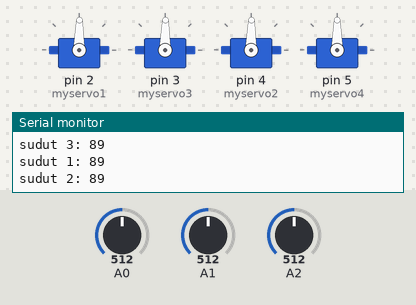
A sketch run on a simulated Arduino Uno, built with avr-gcc and run on an emulated ATmega328P. Parts: 4 × servo, the last lines printed to the serial monitor. The inputs (shaded band) are chosen by the test bench; at power-on: A0 = 512, A1 = 512, A2 = 512.

Above: at 1.2 s.
1.3 s: A0 set to 555
At 1.6 s:
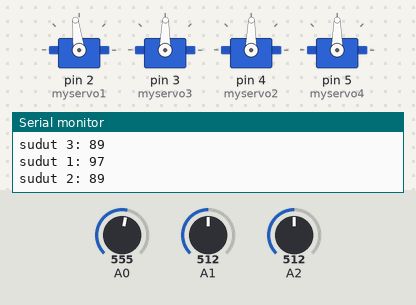
4.3 s: A0 set to 589
At 5.3 s:
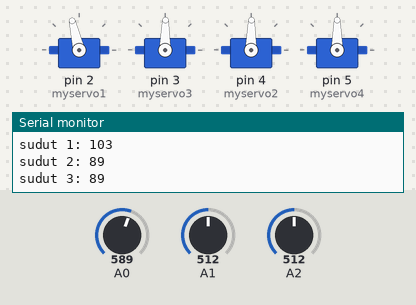
5.8 s: A1 set to 554
At 7.0 s:
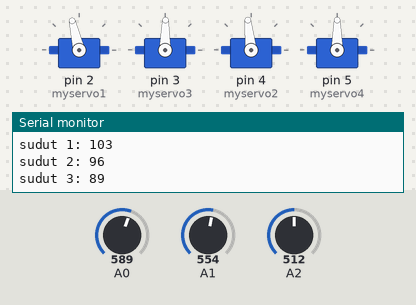
7.3 s: A1 set to 589
At 8.5 s:
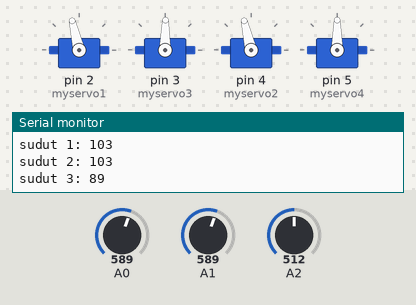
8.8 s: A2 set to 556
At 10.2 s:
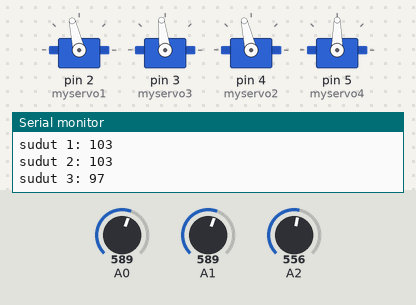
11.8 s: A2 set to 580
At 12.7 s:
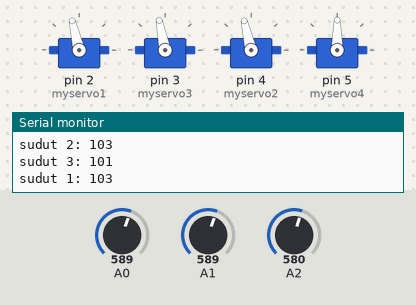
Timing chart, 0 to 14.3 s (numbered marks = the images above; inputs shaded):
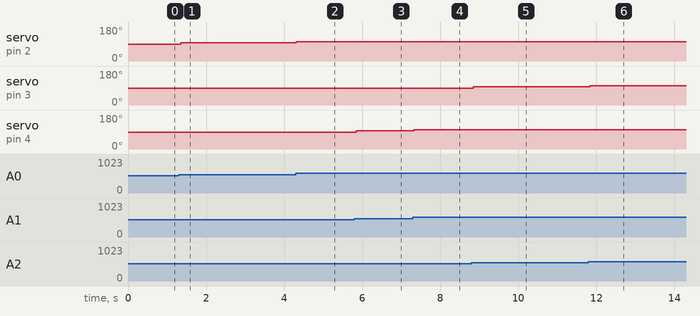

Measured:
- after the input at 1.3 s, servo on pin 2 (myservo1): 89° → 97° after 0.05 s
- after the input at 4.3 s, servo on pin 2 (myservo1): 97° → 103° at once
- after the input at 5.8 s, servo on pin 4 (myservo2): 89° → 96° after 0.05 s
- after the input at 7.3 s, servo on pin 4 (myservo2): 96° → 103° at once
- after the input at 8.8 s, servo on pin 3 (myservo3): 89° → 97° after 0.05 s
- after the input at 11.8 s, servo on pin 3 (myservo3): 97° → 101° at once

The sketch:

servo_arm.ino
```cpp
#include <Servo.h>

Servo myservo1;
Servo myservo2;
Servo myservo3;
Servo myservo4;
int pot1 = A0;
int pot2 = A1;
int pot3 = A2;
int pot4 = A3;
void setup() {
  // put your setup code here, to run once:
  Serial.begin(9600);
  myservo1.attach(2);
  myservo3.attach(3);
  myservo2.attach(4);
  myservo4.attach(5);
}

void loop() {
  // put your main code here, to run repeatedly:
  sudut1(pot1);
  sudut2(pot2);
  sudut3(pot3);
  //sudut4(pot4);
  //delay(500);
}

void sudut1(int deg) {
  int posisi1 = analogRead(deg);
  posisi1 = map(posisi1, 0, 1023, 0, 179);
  Serial.print("sudut 1: ");
    Serial.print(posisi1);
  Serial.println(" ");
  myservo1.write(posisi1);
}
void sudut2(int deg) {
  int posisi2 = analogRead(deg);
  posisi2 = map(posisi2, 0, 1023, 0, 179);
  Serial.print("sudut 2: ");
    Serial.print(posisi2);
  Serial.println(" ");
  myservo2.write(posisi2);
}
void sudut3(int deg) {
  int posisi3 = analogRead(deg);
  posisi3 = map(posisi3, 0, 1023, 0, 179);
  Serial.print("sudut 3: ");
    Serial.print(posisi3);
  Serial.println(" ");
  myservo3.write(posisi3);
}
void sudut4(int deg) {
  int posisi4 = analogRead(deg);
  posisi4 = map(posisi4, 0, 1023, 0, 179);
  Serial.print("sudut 4: ");
    Serial.print(posisi4);
  Serial.println(" ");
  myservo4.write(posisi4);
}
```
